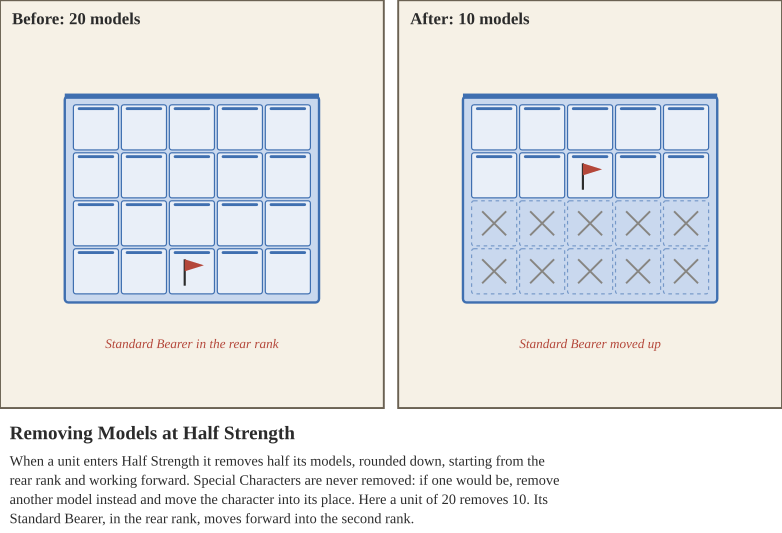

This chart was generated by the following Python code:
from style import *
PW, PH, G = 160, 170, 6
s = SVG(2 * PW + G, PH, 'Removing Models at Half Strength', [
    'When a unit enters Half Strength it removes half its models, rounded down, starting from the rear rank and working forward.',
    'Special Characters are never removed: if one would be, remove another model instead and move the character into its place.',
    'Here a unit of 20 removes 10. Its Standard Bearer, in the rear rank, moves forward into the second rank.'])
col, coll = C['blue'], C['bluel']
def unit(x0, y0, keep, sb):
    w, d = 5 * 20 + 2 * B, 4 * 20 + 2 * B
    s.add(f'<rect x="{x0}" y="{y0}" width="{w}" height="{d}" rx="1.5" fill="{coll}" stroke="{col}" stroke-width="1"/>')
    s.add(f'<line x1="{x0}" y1="{y0}" x2="{x0+w}" y2="{y0}" stroke="{col}" stroke-width="2.2"/>')
    for r in range(4):
        for f in range(5):
            bx, by = x0 + B + f * 20, y0 + B + r * 20
            if (r, f) in keep:
                s.add(f'<rect x="{bx+0.6}" y="{by+0.6}" width="18.8" height="18.8" rx="1" fill="#fff" fill-opacity="0.6" stroke="{col}" stroke-width="0.5"/>')
                s.add(f'<line x1="{bx+3}" y1="{by+2.2}" x2="{bx+17}" y2="{by+2.2}" stroke="{col}" stroke-width="1.2" stroke-linecap="round"/>')
                if (r, f) == sb:
                    s.add(f'<line x1="{bx+7}" y1="{by+16}" x2="{bx+7}" y2="{by+5}" stroke="{C["ink"]}" stroke-width="0.9"/>'
                          f'<polygon points="{bx+7},{by+5} {bx+15},{by+7.5} {bx+7},{by+10}" fill="{C["red"]}"/>')
            else:
                s.add(f'<rect x="{bx+0.6}" y="{by+0.6}" width="18.8" height="18.8" rx="1" fill="none" stroke="{col}" stroke-width="0.5" stroke-dasharray="1.5 1.5" opacity="0.6"/>')
                s.add(f'<path d="M{bx+5},{by+5} L{bx+15},{by+15} M{bx+15},{by+5} L{bx+5},{by+15}" stroke="{C["line"]}" stroke-width="0.8" opacity="0.7"/>')
allm = {(r, f) for r in range(4) for f in range(5)}
s.panel(0, 0, PW, PH, 'Before: 20 models')
unit(PW / 2 - 53, 40, allm, (3, 2))
x0 = PW + G
s.panel(x0, 0, PW, PH, 'After: 10 models')
keep = {(r, f) for r in range(2) for f in range(5)} - {(1, 2)} | {(1, 2)}
unit(x0 + PW / 2 - 53, 40, keep, (1, 2))
s.text(x0 + PW / 2, 145, 'Standard Bearer moved up', 5.5, C['red'], italic=True)
s.text(PW / 2, 145, 'Standard Bearer in the rear rank', 5.5, C['red'], italic=True)
print(s.save('half_strength.svg'))
